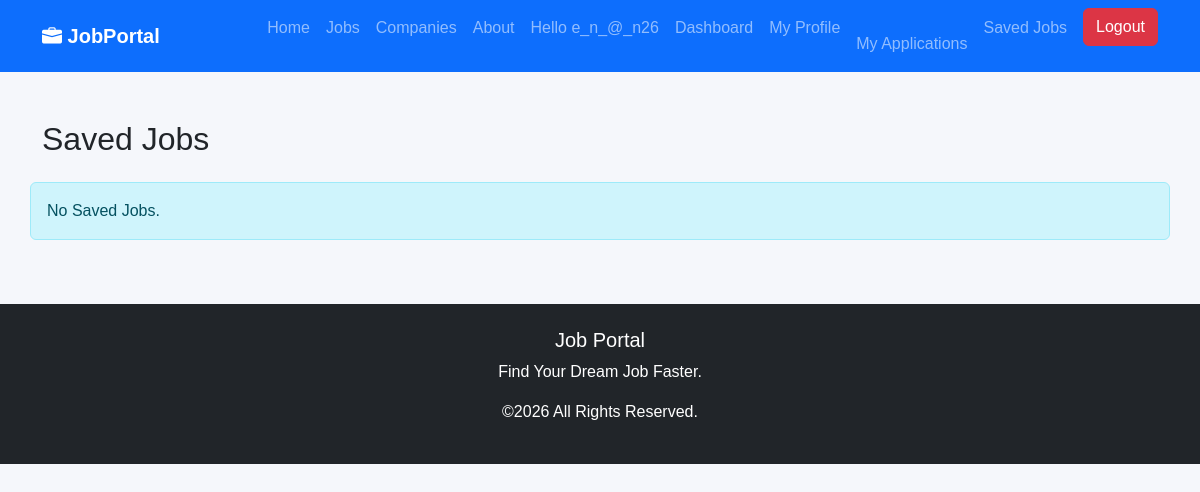
Page /applications/saved/ (signed in) on the earlier database version.
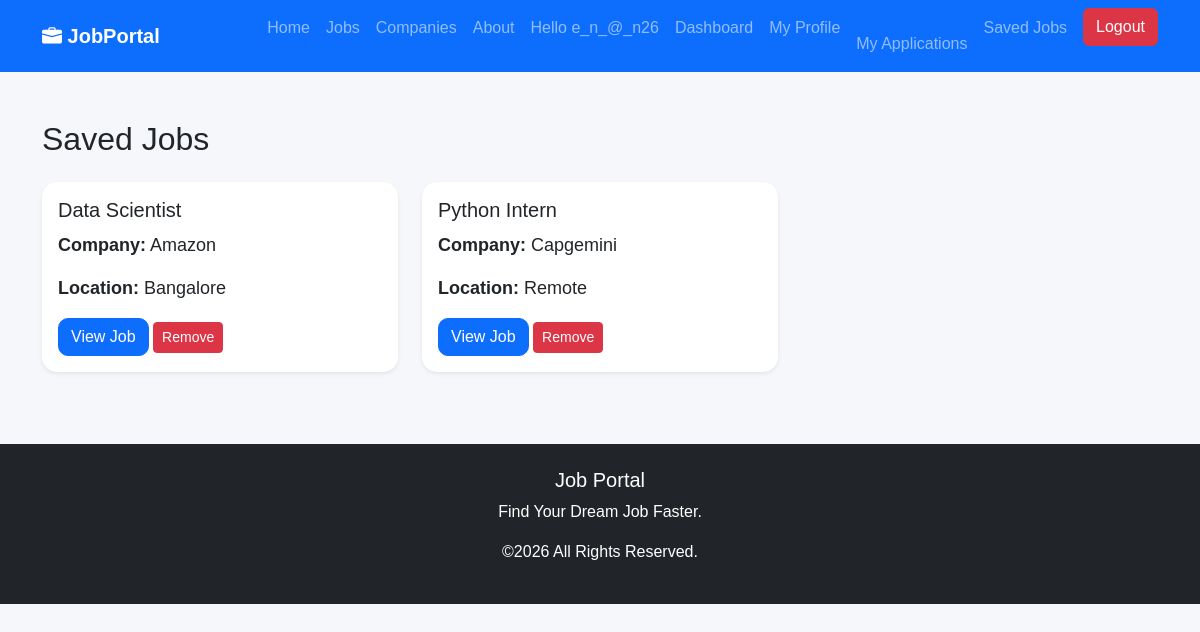
Same page on the later database version.
### applications/models.py (models this page shows, shortened)
class SavedJob(models.Model):
    user = models.ForeignKey(
        User,
        on_delete=models.CASCADE
    )
    job = models.ForeignKey(
        Job,
        on_delete=models.CASCADE
    )
    saved_at = models.DateTimeField(auto_now_add=True)
    class Meta:
        unique_together = ("user", "job")

### jobs/models.py (models this page shows, shortened)
class Job(models.Model):
    class EmploymentType(models.TextChoices):
        FULL_TIME = "full_time", "Full Time"
        PART_TIME = "part_time", "Part Time"
        CONTRACT = "contract", "Contract"
        INTERNSHIP = "internship", "Internship"
    title = models.CharField(max_length=200)
    company = models.ForeignKey(Company,on_delete=models.CASCADE)
    location = models.CharField(max_length=200)
    salary = models.CharField(max_length=100)
    description = models.TextField()
    employment_type = models.CharField(
        max_length=20,
        choices=EmploymentType.choices,
        default=EmploymentType.FULL_TIME,
    )
    is_active = models.BooleanField(default=True)
    created_at = models.DateTimeField(auto_now_add=True)
    updated_at = models.DateTimeField(default=timezone.now)
    class Meta:
        ordering = ["-created_at"]

class Company(models.Model):
    name = models.CharField(max_length=200)
    logo = models.ImageField(
        upload_to="company_logo/",
        blank=True,
        null=True
    )
    website = models.URLField(
        blank=True,
        null=True
    )
    email = models.EmailField(
        blank=True,
        null=True
    )
    location = models.CharField(
        max_length=200,
        blank=True,
        null=True
    )
    description = models.TextField(
        blank=True,
        null=True
    )

### applications/views.py (the view)
@login_required
def saved_jobs(request):
    saved_jobs = SavedJob.objects.filter(
        user=request.user
    ).select_related("job", "job__company")
    context = {
        "saved_jobs": saved_jobs
    }
    return render(
        request,
        "applications/saved_jobs.html",
        context
    )

### templates/applications/saved_jobs.html (shortened to what this page needs)
{% extends "base.html" %}
{% block content %}
<div class="container mt-5">
    <h2 class="mb-4">
        Saved Jobs
    </h2>
    <div class="row">
        {% for saved in saved_jobs %}
        <div class="col-md-4 mb-4">
            <div class="card shadow-sm h-100">
                <div class="card-body">
                    <h5>
                        {{ saved.job.title }}
                    </h5>
                    <p>
                        <strong>Company:</strong>
                        {{ saved.job.company.name }}
                    </p>
                    <p>
                        <strong>Location:</strong>
                        {{ saved.job.location }}
                    </p>
                    <a href="{% url 'job_detail' saved.job.id %}"
                       class="btn btn-primary">
                        View Job
                    </a>
                    <a href="{% url 'unsave_job' saved.job.id %}"
                        class="btn btn-danger btn-sm">
                        Remove
                    </a>
                </div>
            </div>
        </div>
        {% empty %}
        <div class="alert alert-info">
            No Saved Jobs.
        </div>
        {% endfor %}
    </div>
</div>
{% endblock %}

Differences in the rows shown:
added SavedJob: job "Data Scientist", job.company.name "Amazon", job.location "Bangalore"
added SavedJob: job "Python Intern", job.company.name "Capgemini", job.location "Remote"
Other differences:
text no longer shown: "No Saved Jobs."
